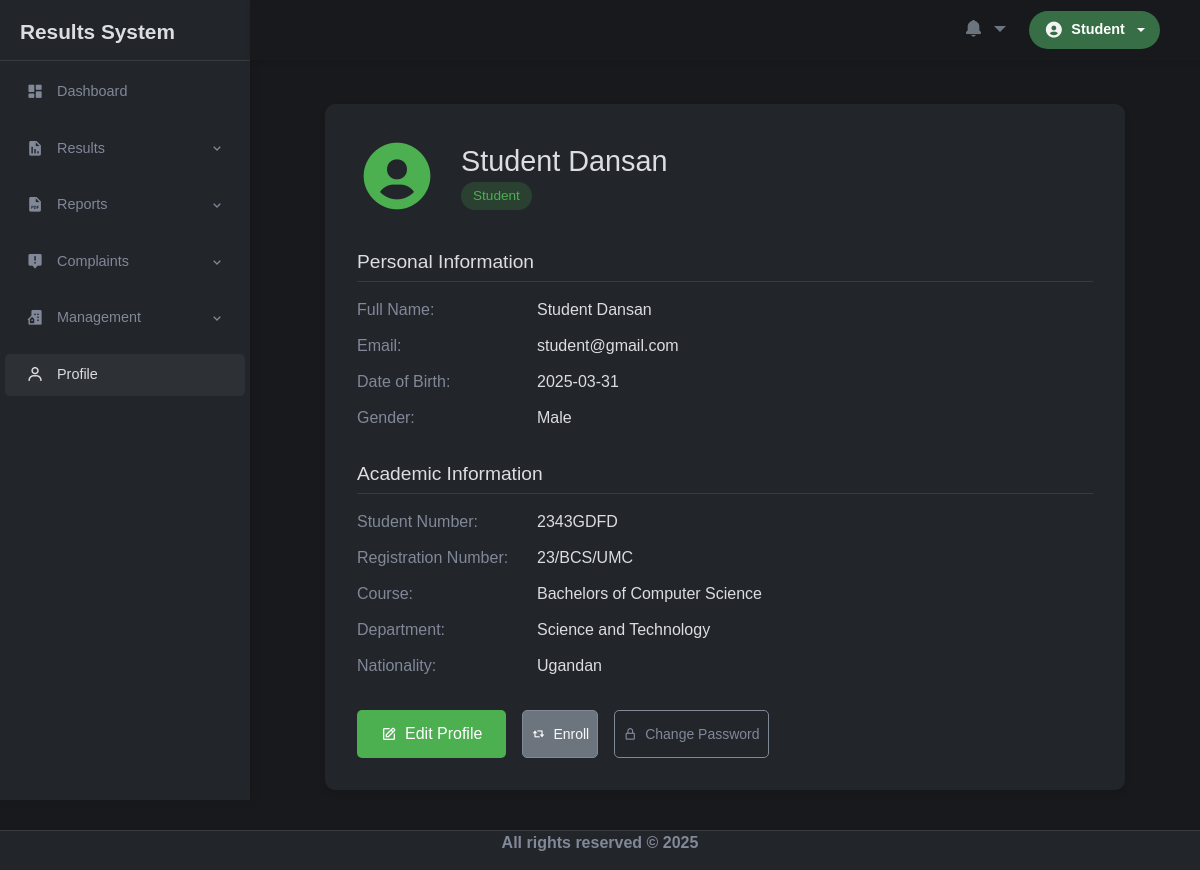
Page /profile.php (signed in) on the committed database.
### tables this page shows
CREATE TABLE `students` (
  `studentId` int(11) NOT NULL,
  `name` varchar(100) DEFAULT NULL,
  `student_no` varchar(50) DEFAULT NULL,
  `reg_no` varchar(30) DEFAULT NULL,
  `course` int(11) DEFAULT NULL,
  `department` int(11) DEFAULT NULL,
  `date_of_birth` date DEFAULT NULL,
  `gender` text DEFAULT NULL,
  `nationality` varchar(30) DEFAULT NULL,
  `create_at` timestamp NOT NULL DEFAULT current_timestamp()
);

CREATE TABLE `users` (
  `id` int(11) NOT NULL,
  `email` varchar(100) NOT NULL,
  `password` varchar(100) NOT NULL,
  `role` text NOT NULL,
  `create_at` datetime NOT NULL DEFAULT current_timestamp()
);

CREATE TABLE `course` (
  `id` int(11) NOT NULL,
  `course_name` varchar(100) NOT NULL,
  `course_code` varchar(10) NOT NULL,
  `created_at` datetime NOT NULL DEFAULT current_timestamp()
);

CREATE TABLE `department` (
  `id` int(11) NOT NULL,
  `department_name` varchar(50) NOT NULL,
  `department_head` int(11) NOT NULL,
  `created_on` timestamp NOT NULL DEFAULT current_timestamp()
);

### profile.php (the view, shortened to what this page needs)
<?php
include('header.php');
$user_id = $_SESSION['user_id'];
$role = strtolower($_SESSION['user_role'] ?? '');
$user_email = '';
try {
    $stmt = $dbh->prepare("SELECT email FROM users WHERE id = ?");
    $stmt->execute([$user_id]);
    $user_data = $stmt->fetch(PDO::FETCH_OBJ);
    $user_email = $user_data->email ?? "";
}catch(PDOException $e){
    error_log("Database error (users table): " . $e->getMessage());
    $error_msg = "Error loading user data";
    header("Location: profile.php?status=success&error=$error_msg");
    exit();
}
$role_data = [];
try {
    if($role === 'student') {
        $stmt = $dbh->prepare("
        SELECT std.*, dp.department_name AS dpt_name, c.course_name AS course_name
        FROM students std
        LEFT JOIN department dp ON std.department = dp.id
        LEFT JOIN course c ON std.course = c.id
        WHERE studentId = ?"
    );
    $stmt->execute([$user_id]);
    $role_data = $stmt->fetch(PDO::FETCH_OBJ);
    } else {
        throw new Exception("Invalid user role: $role");
    }
} catch (PDOException $e) {
    error_log("Database error (role table): " . $e->getMessage());
    $error_msg = "Error loading profile data";
    die("Database Error: " . $e->getMessage() . " | Role: $role | User ID: $user_id");
    header("Location: profile.php?status=success&error=$error_msg");
    exit();
}
?>
<main class="container">
    <div class="main-view">
        <div class="profile-container">
            <div class="profile-header">
                <div class="profile-avatar">
                    <i class='bx bxs-user-circle'></i>
                </div>
                <div class="profile-info">
                    <h2 class="profile-name"><?= htmlspecialchars($role_data->name) ?: 'N/A'?></h2>
                    <p class="profile-role">
                        <?php if ($role == 'student'): ?>
                            <span class="role-badge student">Student</span>
                        <?php elseif ($role == 'staff'): ?>
                            <span class="role-badge staff">Staff</span>
                        <?php endif; ?>
                    </p>
                </div>
            </div>
            <div class="profile-details">
                <div class="detail-section">
                    <h3 class="section-title">Personal Information</h3>
                    <div class="detail-row">
                        <span class="detail-label">Full Name:</span>
                        <span class="detail-value"><?= htmlspecialchars($role_data->name) ?: 'N/A'?></span>
                    </div>
                    <div class="detail-row">
                        <span class="detail-label">Email:</span>
                        <span class="detail-value"><?= htmlspecialchars($user_email) ?: 'N/A'?></span>
                    </div>
                    <div class="detail-row">
                        <span class="detail-label">Date of Birth:</span>
                        <span class="detail-value"><?= htmlspecialchars($role_data->date_of_birth) ?: 'N/A'?></span>
                    </div>
                    <div class="detail-row">
                        <span class="detail-label">Gender:</span>
                        <span class="detail-value"><?= htmlspecialchars($role_data->gender) ?: 'N/A'?></span>
                    </div>
                </div>
                <?php if ($role == 'student'): ?>
                <div class="detail-section student-fields">
                    <h3 class="section-title">Academic Information</h3>
                    <div class="detail-row">
                        <span class="detail-label">Student Number:</span>
                        <span class="detail-value"><?= htmlspecialchars($role_data->student_no) ?: 'N/A'?></span>
                    </div>
                    <div class="detail-row">
                        <span class="detail-label">Registration Number:</span>
                        <span class="detail-value"><?= htmlspecialchars($role_data->reg_no) ?: 'N/A'?></span>
                    </div>
                    <div class="detail-row">
                        <span class="detail-label">Course:</span>
                        <span class="detail-value"><?= htmlspecialchars($role_data->course_name) ?: 'N/A'?></span>
                    </div>
                    <div class="detail-row">
                        <span class="detail-label">Department:</span>
                        <span class="detail-value"><?= htmlspecialchars($role_data->dpt_name) ?: 'N/A'?></span>
                    </div>
                    <div class="detail-row">
                        <span class="detail-label">Nationality:</span>
                        <span class="detail-value"><?= htmlspecialchars($role_data->nationality) ?: 'N/A'?></span>
                    </div>
                </div>
                <?php endif; ?>
            </div>
            <div class="profile-actions">
                <button class="btn-edit" data-bs-toggle="modal" data-bs-target="#editProfileModal">
                    <i class='bx bx-edit'></i> Edit Profile
                </button>
                <?php if($role == "student"):?>
                <button class="btn-sm btn-change-password bg-secondary text-light" data-bs-toggle="modal" data-bs-target="#enrollModal">
                    <i class='bx bx-repost'></i> Enroll
                </button>
                <?php endif;?>
                <button class="btn-sm btn-change-password" data-bs-toggle="offcanvas" data-bs-target="#changePasswordOffcanvas">
                    <i class='bx bx-lock-alt'></i> Change Password
                </button>
            </div>
        </div>
    </div>
</main>
<?php
include('footer.php');
?>

### assets/styles/styles.css (style rules this page uses)
:root { --light-bg-color: #f8f9fa; --light-tertiary-bg: #e9ecef; --light-text-color: #495057; --light-heading-color: #212529; --light-primary-color: #4CAF50; --light-primary-hover: #3e8e41; --light-active-bg: #e2f3e3; --light-border-color: #dee2e6; --light-card-bg: #ffffff; --bg-color: #17191c; --tertiary-bg-color: #22252a; --txt-color: #818898; --light-txt-color: #dbdde1; --primary-color: #4CAF50; --primary-hover: #3e8e41; --active-bg-color: #4CAF50; }
* { margin: 0; padding: 0; box-sizing: border-box; font-family: Arial, sans-serif; }
body { display: flex; flex-direction: column; min-height: 100vh; color: var(--light-txt-color); background-color: var(--bg-color); }
.container .main-view { margin: 80px 0 0 250px; padding-bottom: 40px; flex: 1; }

### assets/styles/profile.css (style rules this page uses)
.profile-container { background-color: var(--tertiary-bg-color); border-radius: 10px; padding: 2rem; box-shadow: 0 4px 6px rgba(0, 0, 0, 0.1); max-width: 800px; margin: 0 auto; }
.profile-header { display: flex; align-items: center; gap: 1.5rem; margin-bottom: 2rem; }
.profile-avatar i { font-size: 5rem; color: var(--primary-color); }
.profile-info { flex: 1; }
.profile-name { color: var(--light-txt-color); margin: 0; font-size: 1.8rem; }
.profile-role { display: flex; gap: 0.5rem; margin: 0.25rem 0 0; }
.role-badge { padding: 0.25rem 0.75rem; border-radius: 20px; font-size: 0.85rem; font-weight: 500; }
.role-badge.student { background-color: rgba(76, 175, 80, 0.2); color: var(--primary-color); }
.detail-section { margin-bottom: 2rem; }
.section-title { color: var(--light-txt-color); font-size: 1.2rem; margin-bottom: 1rem; padding-bottom: 0.5rem; border-bottom: 1px solid rgba(255, 255, 255, 0.1); }
.detail-row { display: flex; margin-bottom: 0.75rem; }
.detail-label { color: var(--txt-color); width: 180px; font-weight: 500; }
.detail-value { color: var(--light-txt-color); flex: 1; }
.profile-actions { display: flex; gap: 1rem; margin-top: 2rem; }
.btn-edit, .btn-change-password { padding: 0.75rem 1.5rem; border: none; border-radius: 5px; cursor: pointer; display: flex; align-items: center; gap: 0.5rem; font-weight: 500; transition: all 0.3s ease; }
.btn-edit { background-color: var(--primary-color); color: white; }
.btn-change-password { background-color: transparent; color: var(--txt-color); border: 1px solid var(--txt-color); }

### assets/styles/departments.css (style rules this page uses)
.btn-sm { padding: 0.25rem 0.5rem; font-size: 0.875rem; }

### assets/styles/allocations.css (style rules this page uses)
:root { --dark-primary: #1a1e1e; --dark-secondary: #1e2323; --dark-accent: #1a2e28; --neon-green: #4CAF50; --neon-lime: #A5D6A7; --text-primary: #e2e2e2; --text-secondary: #b8b8b8; --success: #4CAF50; --warning: #FFC107; --danger: #F44336; --glass-bg: rgba(30, 46, 46, 0.7); }
::placeholder { color: #6b7280 !important; opacity: 1 !important; }

### assets/styles/results.css (style rules this page uses)
:root { --dark-bg: #1a1e29; --dark-card: #1e232e; --dark-accent: #1a2e28; --text-primary: #e0e3e7; --text-secondary: #a1a8b3; --primary-color: #4CAF50; --primary-hover: #3d8b40; --border-color: rgba(255, 255, 255, 0.08); --success: #4CAF50; --warning: #FFC107; --danger: #F44336; }
::placeholder { color: #6b7280 !important; opacity: 1 !important; }

### rows in the picture
students: name "Student Dansan", date_of_birth "2025-03-31", gender "Male", student_no "2343GDFD", reg_no "23/BCS/UMC", course.course_name "Bachelors of Computer Science", department.department_name "Science and Technology", nationality "Ugandan"
users: email "student@gmail.com"

### other values in the picture
$user_name "Student"
